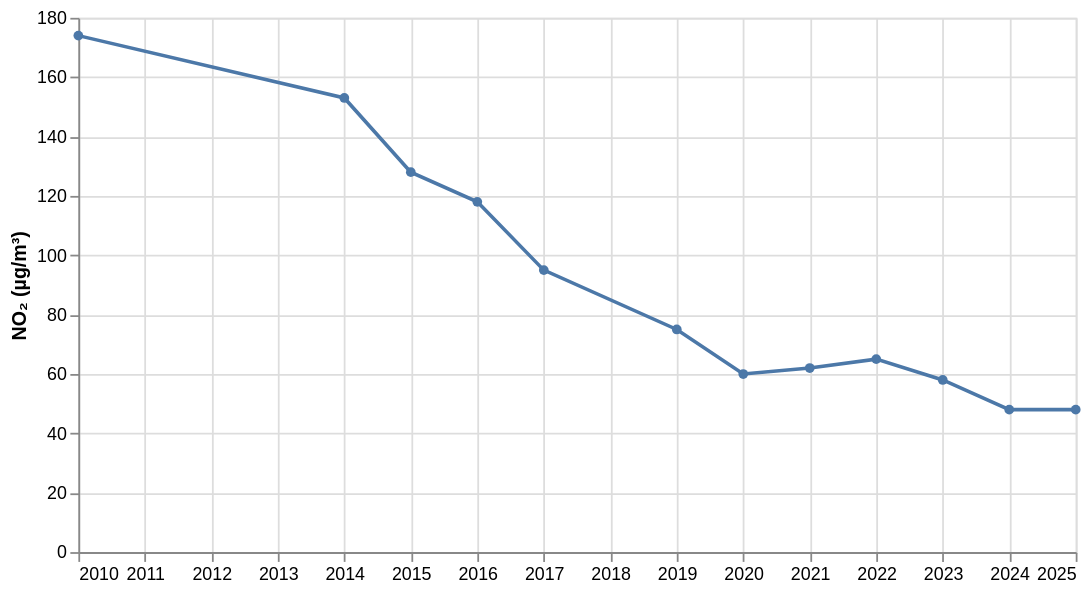

Here is the notebook cell this chart was saved with:
### Markdown cell above
**B1.** `year:O` treats years as labels in a row, so missing years vanish. Make the year a **quantity**, so each year
sits at its true distance, gaps and all. (`format='d'` shows 2010, not 2,010.)

### Code cell
alt.Chart(brixton).mark_line(point=True).encode(
    x=alt.X('year:Q', title=None, axis=alt.Axis(format='d'), scale=alt.Scale(nice=False)),
    y=alt.Y('no2:Q', title='NO₂ (µg/m³)'),
).properties(width=560, height=300)

### Figure 1 — Vega-Lite specification as saved in the notebook (floating-point values rounded to 4 significant figures)
{"config": {"view": {"continuousWidth": 300, "continuousHeight": 300}}, "data": {"name": "data-36538bebd6b4460d3cd455cbdd96ad1d"}, "mark": {"type": "line", "point": true}, "encoding": {"x": {"axis": {"format": "d"}, "field": "year", "scale": {"nice": false}, "title": null, "type": "quantitative"}, "y": {"field": "no2", "title": "NO₂ (µg/m³)", "type": "quantitative"}}, "height": 300, "width": 560, "$schema": "https://vega.github.io/schema/vega-lite/v6.4.1.json", "datasets": {"data-36538bebd6b4460d3cd455cbdd96ad1d": [{"code": "LB4", "site": "Brixton Road", "borough": "Lambeth", "type": "Kerbside", "year": 2010, "no2": 174}, {"code": "LB4", "site": "Brixton Road", "borough": "Lambeth", "type": "Kerbside", "year": 2014, "no2": 153}, {"code": "LB4", "site": "Brixton Road", "borough": "Lambeth", "type": "Kerbside", "year": 2015, "no2": 128}, {"code": "LB4", "site": "Brixton Road", "borough": "Lambeth", "type": "Kerbside", "year": 2016, "no2": 118}, {"code": "LB4", "site": "Brixton Road", "borough": "Lambeth", "type": "Kerbside", "year": 2017, "no2": 95}, {"code": "LB4", "site": "Brixton Road", "borough": "Lambeth", "type": "Kerbside", "year": 2019, "no2": 75}, {"code": "LB4", "site": "Brixton Road", "borough": "Lambeth", "type": "Kerbside", "year": 2020, "no2": 60}, {"code": "LB4", "site": "Brixton Road", "borough": "Lambeth", "type": "Kerbside", "year": 2021, "no2": 62}, {"code": "LB4", "site": "Brixton Road", "borough": "Lambeth", "type": "Kerbside", "year": 2022, "no2": 65}, {"code": "LB4", "site": "Brixton Road", "borough": "Lambeth", "type": "Kerbside", "year": 2023, "no2": 58}, {"code": "LB4", "site": "Brixton Road", "borough": "Lambeth", "type": "Kerbside", "year": 2024, "no2": 48}, {"code": "LB4", "site": "Brixton Road", "borough": "Lambeth", "type": "Kerbside", "year": 2025, "no2": 48}]}}
